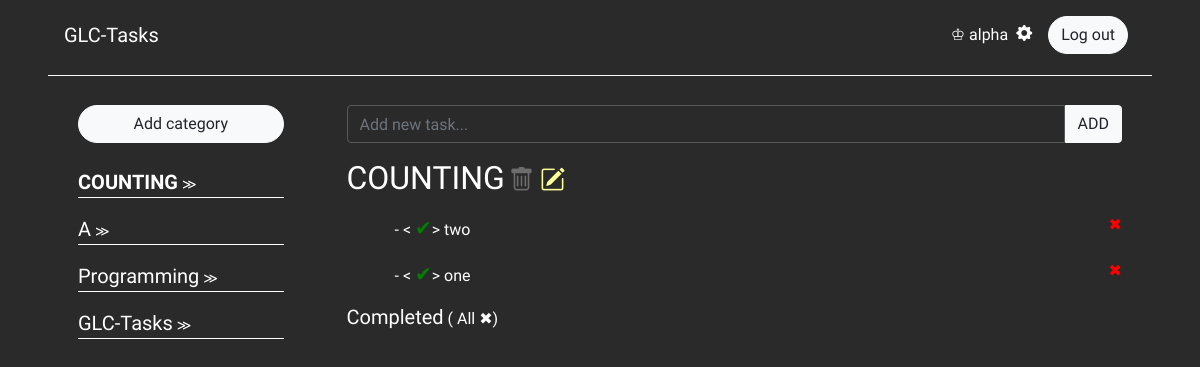
The app's page /category/1 (signed in), older data.
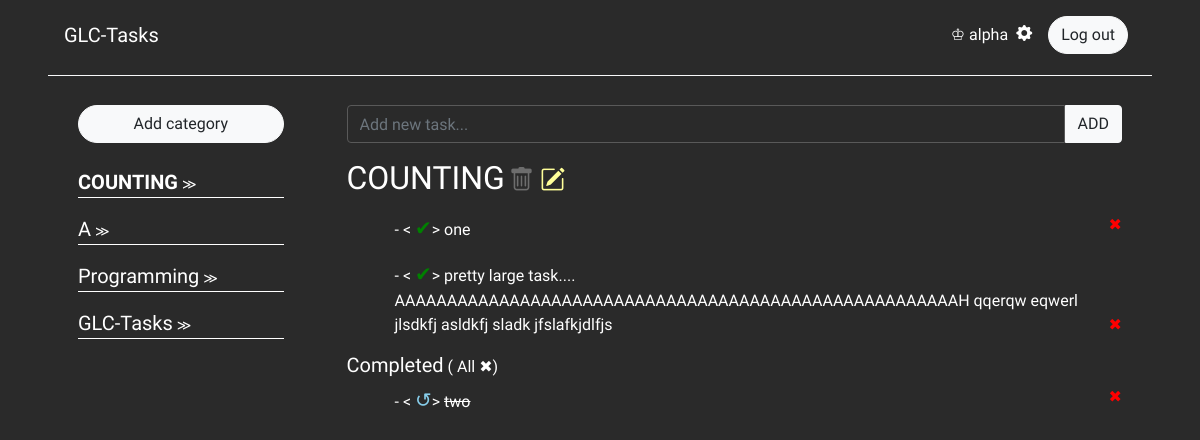
The same page, newer data.
### main/models.py (models this page shows, shortened)
class Category(models.Model):
	user = models.ForeignKey(User, on_delete=models.CASCADE)
	name = models.CharField(max_length=100)
	class Meta:
		verbose_name_plural = "categories"

class Task(models.Model):
	user = models.ForeignKey(User, on_delete=models.CASCADE)
	category = models.ForeignKey(Category, on_delete=models.CASCADE)
	name = models.CharField(max_length=120)
	active = models.BooleanField(default=True)

### main/views.py (the view)
# urls.py: path("category/<int:category_id>", views.category, name="category"),
@login_required
@csrf_protect
def category(request, category_id):
	category = Category.objects.get(id=category_id)
	if category.user != request.user:
		raise Http404
	categories = Category.objects.filter(user=request.user)
	tasks = Task.objects.filter(category_id=category_id)
	context = {"category":category, "tasks":tasks, "categories":categories}
	return render(request, "main/category.html", context)

### main/templates/main/category.html (shortened to what this page needs)
{% extends "main/base.html" %}
{% load static %}
{% block body %}
<br/>
<div class="container-fluid">
<div class="row ml-lg-5 mr-lg-5">
	<div class="col-sm-3 pr-lg-5">
		<a data-toggle="modal" data-target="#add" style="cursor:pointer;">
		<button class="btn btn-light btn-md" style="border-radius: 20px; width:100%">Add category</button>
		</a><br/><br/>
		{% for general_category in categories %}
		{% if general_category == category %}
		<div style="border-bottom:1px solid white" class="mb-3 toshowsideact">
		<b>
			<a href="{% url 'main:category' category.id %}" style="font-size:20px; color:white;text-decoration:none; text-transform: uppercase;">{{category.name}}</a>
		</b>
		<small class="ml-auto" style="display:inline-flex;">&#8811</small>
		</div>
		{% else %}
		<div style="border-bottom:1px solid white" class="mb-3 toshowsideact">
		<a href="{% url 'main:category' general_category.id %}" style="font-size:20px; color:white; text-decoration:none; text-transform:capitalize;">{{general_category.name}}</a>
		<small class="ml-auto" style="display:inline-flex;">&#8811</small>
		</div>
		{% endif %}
		{% endfor %}
	</div>
	<div class="col-sm-9 sborder">
	<form method="post" action="{% url 'main:add_task' category.id %}">
	    <div class="input-group">
            <input type="text" class="form-control text-light" style="background-color: #2A2A2A; border-color:#595959" name="new_task" placeholder="Add new task..." />
            <span class="input-group-addon">
            <button type="submit" class="btn btn-light" style="border-top-left-radius: 0; border-bottom-left-radius:0">ADD</button>
            </span>
        </div>
	</form>
	<b>
		<h2 class="mt-3 mb-3" style="text-transform: uppercase; display:inline-block;">{{category.name}}
		</h2>
	</b>
	 <a style="font-size:25px; color:#6D6D6D; cursor:pointer" data-toggle="modal" data-target="#delete">
	 	<i class="bi bi-trash"></i>
	 </a>
	 <a style="font-size:25px; color:#FFFF99; cursor:pointer" data-toggle="modal" data-target="#edit">
	 	<i class="bi bi-pencil-square"></i>
	 </a>
	<div class="ml-lg-5">
	{% if tasks %}
		{% for task in tasks %}
		{% if task.active %}
		<div style="width: 100%; word-wrap: break-word;">
		<p> - <
			<a href="{% url 'main:mark_task' task.id %}" style="color:green; text-decoration: none; 	font-size:20px">&#10004;</a>>
			{{task.name}}
			<a style="float:right; color:red"href="{% url 'main:delete_task' task.id %}" style="color:red; 	text-decoration: none; font-size:20px">&#10006;</a>
		</p>
	</div>
		{% endif %}
		{% endfor %}
	{% else %}
	<div style="text-align: center; margin-top:100px">
	<img src="{% static 'soempty.png' %}" width="85" style="text-align: center;">
	{% endif %}
	</div>
	{% if tasks %}
	<h5 style="display:inline-block;">Completed</h5> (<a style="color: white;" href="{% url 'main:delete_all_tasks' category.id %}"> All &#10006;</a>)
	<div class="ml-lg-5">
		<div style="display:block; " id="completed_tasks" >
			{% for task in tasks %}
			{% if not task.active %}
		<p> - <
		<a href="{% url 'main:mark_task' task.id %}" style="color:skyblue; text-decoration: none; font-size:20px">&#8634;</a>>
		<del>{{task.name|wordwrap:10}}</del>
		<a style="float:right; color:red"href="{% url 'main:delete_task' task.id %}" style="color:red; text-decoration: none; font-size:20px">&#10006;</a>
		</p>
			{% endif %}
			{% endfor %}
		</div>
	</div>
	{% endif %}
</div>
{% endblock body %}

### main/templates/main/base.html (shortened to what this page needs)
{% load bootstrap4 %}
{% load static %}
<!DOCTYPE html>
<html>
<head>
	{% bootstrap_css %}
	<link href="https://cdn.jsdelivr.net/npm/bootstrap-icons@1.3.0/font/bootstrap-icons.css" rel="stylesheet">
</head>
<body style="background-color:#2A2A2A; color:#FFFFFF; font-family:'Nanum Myeongjo', serif">
<nav class="navbar navbar-expand-md navbar-dark mr-lg-5 ml-lg-5">
 <a class="navbar-brand" href="{% url 'main:index' %}">GLC-Tasks</a>
  <div class="collapse navbar-collapse" id="nav">
    <ul class="navbar-nav ml-auto">
    	{% if not request.user.is_authenticated %}
    	<li class="nav-link">
    	<a href="{% url 'users:login' %}">
    		<button type="button" class="btn btn-light btn-md" style="border-radius:20px">Log In</button>
    	</a>
    	</li>
    	<li class="nav-link">
    	<a href="{% url 'users:register' %}">
    	<button type="button" class="btn btn-light btn-md" style="border-radius:20px">Sign Up</button>
    	</a>
    	</li>
    	{% else %}
    	<p style="position: relative;top:15px">&#9812; {{request.user.username}}</p>
    	<li class="nav-link" style="position:relative; top:6px">
    		<a data-toggle="modal" data-target="#change" style="color:white; cursor: pointer;"><i class="bi bi-gear-fill"></i></a>
    	</li>
    	<li class="nav-link">
    	<a data-toggle="modal" data-target="#logout" style="cursor: pointer;">
    	<button type="button" class="btn btn-light btn-md" style="border-radius: 20px;">Log out</button>
    	</a>
      </li>
    	{% endif %}
    </ul>
  </div>
</nav>
	<hr class="border-light ml-lg-5 mr-lg-5" style="margin: 5px 10px 5px 10px"/>
	{% block body %}
	{% endblock body %}
</body>
</html>

Row changes from the older to the newer data that the page shows:
added Task: name "pretty large task.... AAAAAAAAAAAAAAAAAAAAAAAAAAAAAAAAAAAAAAAAAAAAAAAAAAAAAAH qqerqw eqwerl jlsdkfj asldkfj sladk jfslafkjdlfjs", shown under "COUNTING"
changed Task "two": moves from the list under "COUNTING" to the list under "Completed"
